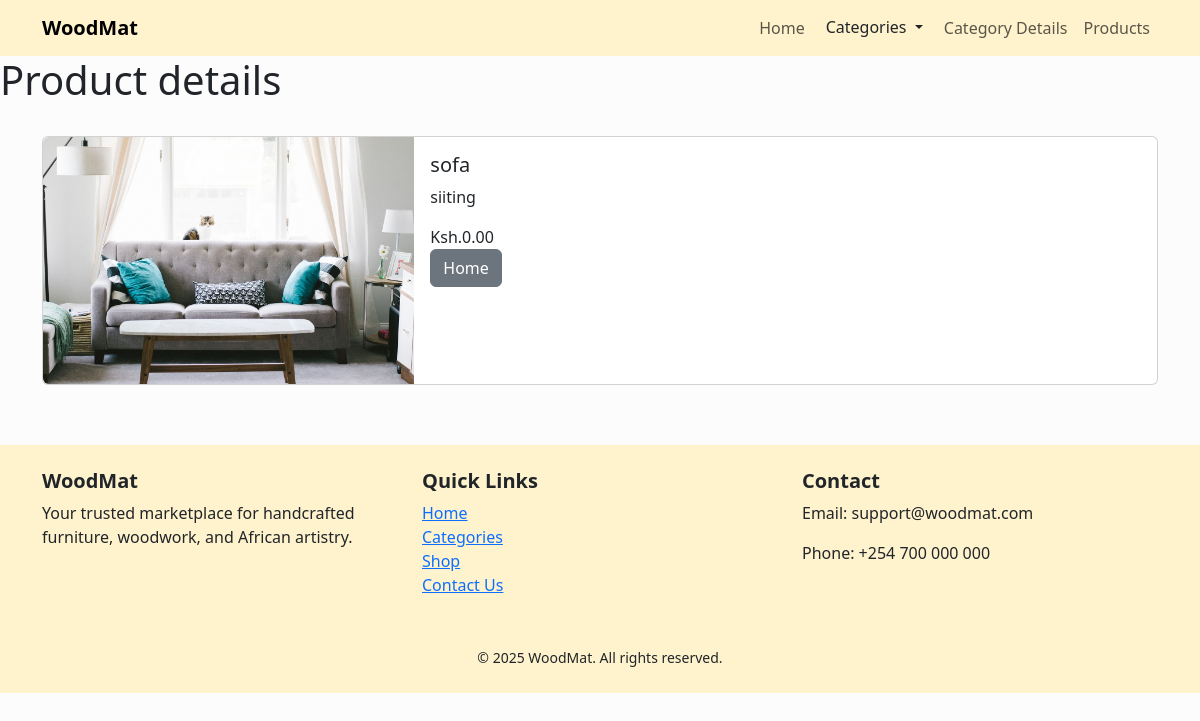
The app's page /product_detail/5/ with its own data.
### woodmat/models.py (models this page shows, shortened)
class Product(models.Model):
  name=models.CharField(max_length=50)
  price=models.DecimalField(default=0,decimal_places=2,max_digits=8)
  category=models.ForeignKey(Category, on_delete=models.CASCADE,default=1)
  description=models.CharField(max_length=250,default='',null=True)
  image=models.ImageField(upload_to='products/')
  is_sale = models.BooleanField(default=False)      # <- add this
  sale_price = models.DecimalField(default=0, decimal_places=2, max_digits=8 )

### woodmat/views.py (the view)
# urls.py: path('product_detail/<int:pk>/', views.product_detail, name="product_detail"),
def product_detail(request,pk):
  product = get_object_or_404(Product, id=pk)
  return render(request,'product_detail.html',{'product': product})

### woodmat/templates/product_detail.html (shortened to what this page needs)
{% extends "base.html" %}
{% load static %}
 {% block content%}
    <h1>Product details</h1> <br>
    <div class="container">
        <div class="card mb-3" >
  <div class="row g-0">
    <div class="col-md-4">
      <img src="{{product.image.url}}" class="img-fluid rounded-start" alt="...">
    </div>
    <div class="col-md-8">
      <div class="card-body align-center">
        <h5 class="card-title">{{product.name}}</h5>
        <p class="card-text">{{product.description}}</p>
        {%if product.is_sale%}
           <span class="price"><strike>Ksh.{{ product.price }}</strike></span>
          <span class="price">
            &nbsp;Ksh.{{ product.sale_price }}</span>
        {% else %}
            Ksh.{{ product.sale_price }}
        {% endif %}
        <br>
        <a href="{% url 'index'%}" class="btn btn-secondary">Home</a>
      </div>
    </div>
  </div>
</div>
    </div>
{% endblock content %}

### records on screen
Product: image (picture), name "sofa", description "siiting", sale_price "0.00"
